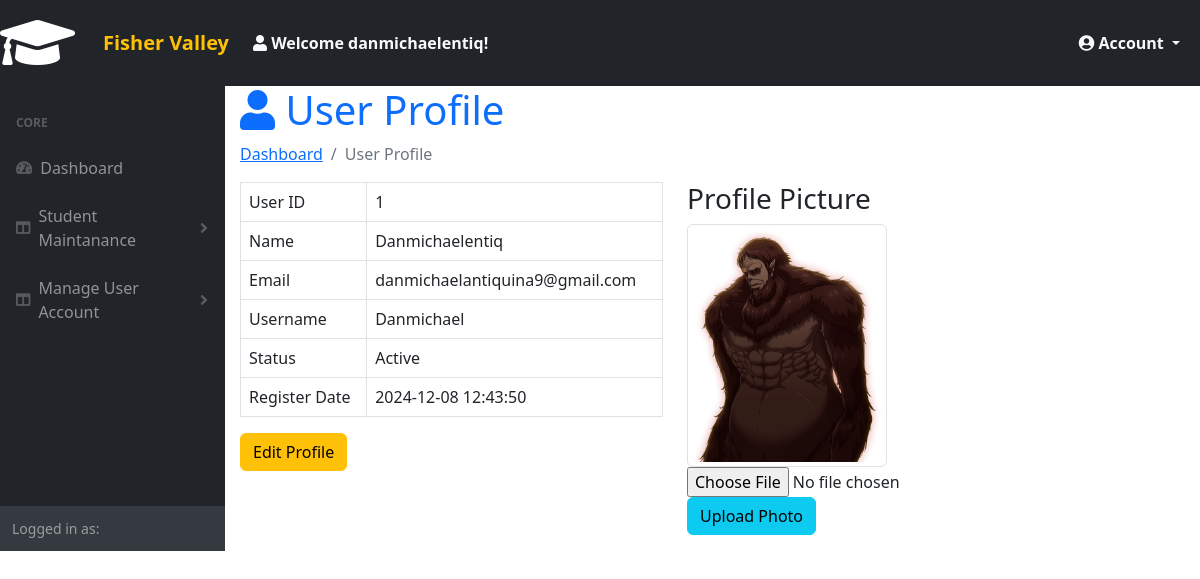
The page /admin/index.php?page=user-profile (signed in) on the database its author committed.
### tables this page shows
CREATE TABLE `users` (
  `id` int(5) NOT NULL,
  `name` varchar(50) NOT NULL,
  `email` varchar(50) NOT NULL,
  `username` varchar(50) NOT NULL,
  `password` varchar(100) NOT NULL,
  `photo` varchar(50) NOT NULL,
  `status` varchar(12) NOT NULL,
  `datetime` timestamp NOT NULL DEFAULT current_timestamp()
);

### admin/user-profile.php (the view, shortened to what this page needs)
<?php
$user=  $_SESSION['user_login'];
?>
<h1 class="text-primary"><i class="fas fa-user"></i>  User Profile</h1>
<nav aria-label="breadcrumb">
  <ol class="breadcrumb">
     <li class="breadcrumb-item" aria-current="page"><a href="index.php">Dashboard </a></li>
     <li class="breadcrumb-item active" aria-current="page">User Profile</li>
  </ol>
</nav>
<?php
  $query = mysqli_query($db_con, "SELECT * FROM `users` WHERE `username` ='$user';");
  $row = mysqli_fetch_array($query);
 ?>
<div class="row">
  <div class="col-sm-6">
    <table class="table table-bordered">
      <tr>
        <td>User ID</td>
        <td><?php echo $row['id']; ?></td>
      </tr>
      <tr>
        <td>Name</td>
        <td><?php echo ucwords($row['name']); ?></td>
      </tr>
      <tr>
        <td>Email</td>
        <td><?php echo $row['email']; ?></td>
      </tr>
      <tr>
        <td>Username</td>
        <td><?php echo ucwords($row['username']); ?></td>
      </tr>
      <tr>
        <td>Status</td>
        <td><?php echo ucwords($row['status']); ?></td>
      </tr>
      <tr>
        <td>Register Date</td>
        <td><?php echo $row['datetime']; ?></td>
      </tr>
    </table>
    <a class="btn btn-warning pull-right" href="index.php?page=edit-user&id=<?php echo base64_encode($row['id']); ?>">Edit Profile</a>
  </div>
  <div class="col-sm-6">
    <h3>Profile Picture</h3>
    <a href="images/<?php echo $row['photo']; ?>">
      <img class="img-thumbnail" id="imguser" src="images/<?php echo $row['photo']; ?>" width="200px">
    </a>
     ?><br>
    <form method="POST" enctype="multipart/form-data">
      <input type="file" name="userphoto" required="" id="photo"><br>
      <input class="btn btn-info" type="submit" name="upphoto" value="Upload Photo">
    </form>
  </div>
</div>

### admin/navbar.php (shortened to what this page needs)
<?php
$showuser = $_SESSION['user_login'];
$haha = mysqli_query($db_con, "SELECT * FROM `users` WHERE `username`='$showuser';");
$showrow = mysqli_fetch_array($haha);
?>
<nav class="navbar navbar-expand-lg navbar-dark bg-dark">
  <a class="navbar-brand" href="index.php">
    <i class="fas fa-graduation-cap fa-3x"></i>
  </a>
    <div class="container-fluid">
        <a class="navbar-brand fw-bold text-warning" href="index.php">
            <i class="bi bi-stars"></i> Fisher Valley
        </a>
        <div class="collapse navbar-collapse" id="navbarNav">
            <ul class="navbar-nav me-auto mb-4 mb-lg-0">
                <li class="nav-item">
                <a class="nav-link active text-light fw-semibold" href="index.php?page=user-profile">
                    <i class="fa fa-user"></i> Welcome <?= htmlspecialchars($showrow['name']); ?>!
                </a>
                </li>
            </ul>
            <ul class="navbar-nav ms-auto">
                <li class="nav-item dropdown">
                    <a class="nav-link dropdown-toggle text-light fw-semibold" href="#" id="navbarDropdown" role="button" data-bs-toggle="dropdown" aria-expanded="false">
                        <i class="fas fa-user-circle"></i> Account
                    </a>
                </li>
            </ul>
        </div>
    </div>
</nav>

### css/style.css (style rules this page uses)
input#photo { width: 260px; }

### rows shown on the page
users: name "danmichaelentiq", id "1", name "Danmichaelentiq", email "danmichaelantiquina9@gmail.com", username "Danmichael", status "Active", datetime "2024-12-08 12:43:50", photo (picture)
